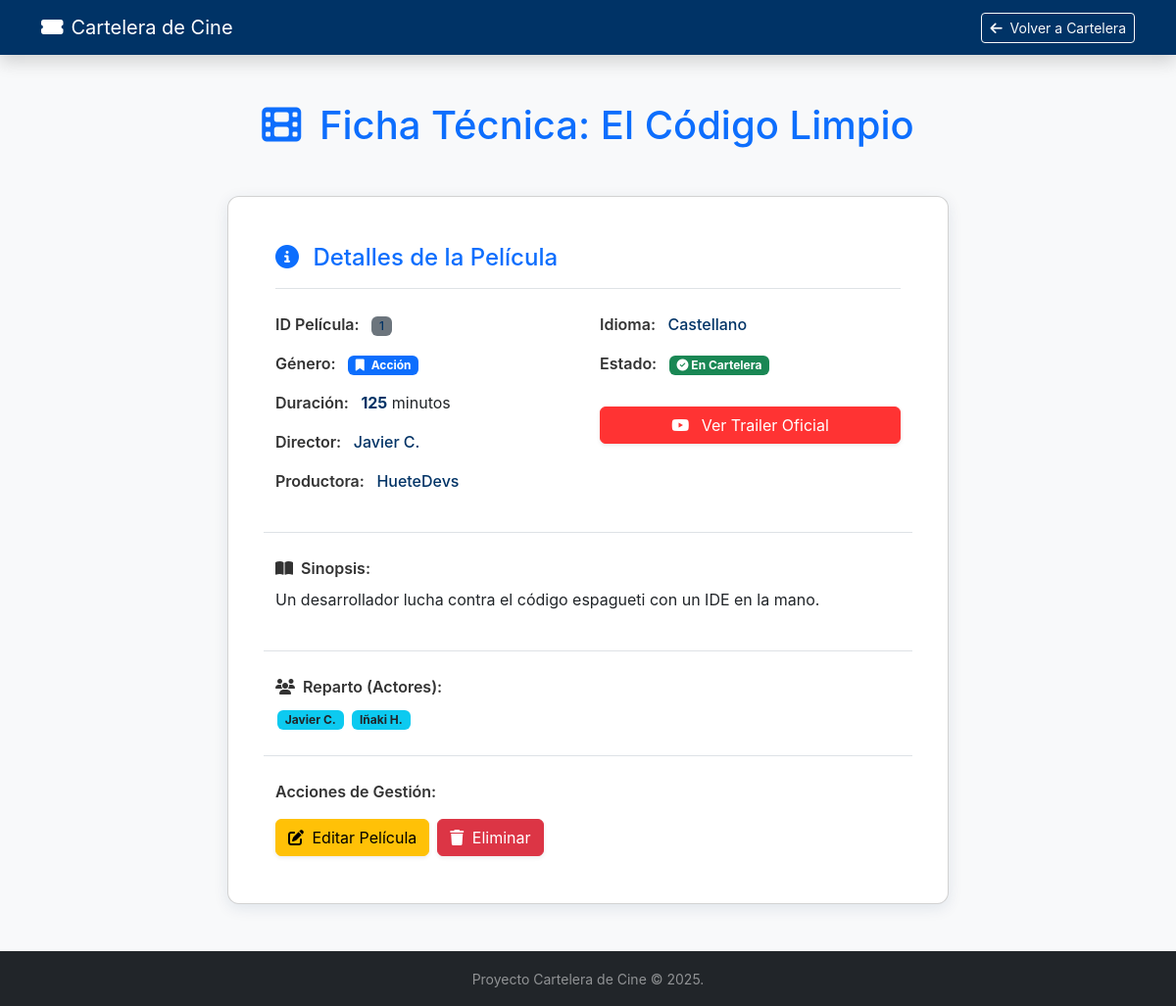
The page /peliculas/1 on the database its author committed.
### app/models/pelicula.py (models this page shows, shortened)
class PeliculaORM(Base):
    __tablename__ = "peliculas"
    id: Mapped[int] = mapped_column(primary_key=True, autoincrement=True)
    titulo: Mapped[str] = mapped_column(String(255), nullable=False)
    genero_id: Mapped[int] = mapped_column(ForeignKey("generos.id"), nullable=False)
    duracion: Mapped[int] = mapped_column(Integer, nullable=False) # int, no float
    disponible: Mapped[bool] = mapped_column(Boolean, default=True, nullable=False)
    director: Mapped[str | None] = mapped_column(String(100), nullable=True)
    descripcion: Mapped[str | None] = mapped_column(String(1000), nullable=True)
    trailer: Mapped[str | None] = mapped_column(String(255), nullable=True)
    productora: Mapped[str | None] = mapped_column(String(100), nullable=True)
    idioma: Mapped[str | None] = mapped_column(String(50), nullable=True)
    vose: Mapped[bool | None] = mapped_column(Boolean, nullable=True)
    actores: Mapped[list[str] | None] = mapped_column(JSON, nullable=True)
    genero: Mapped["GeneroORM"] = relationship(back_populates="peliculas")

### app/models/genero.py (models this page shows, shortened)
class GeneroORM(Base):
    __tablename__ = "generos"
    id: Mapped[int] = mapped_column(primary_key=True, autoincrement=True)
    nombre: Mapped[str] = mapped_column(String(100), nullable=False, unique=True)
    descripcion: Mapped[str | None] = mapped_column(String(500), nullable=True)
    peliculas: Mapped[List["PeliculaORM"]] = relationship(
        back_populates="genero",
        cascade="all, delete-orphan" # Opcional: si borro un género, borra sus películas
    )

### app/routers/pelicula_router.py (the view)
@router.get("/{pelicula_id}", tags=["Web UI"])
def view_pelicula_detalle(pelicula_id: int, request: Request, db: Session = Depends(get_db)):
    pelicula = pelicula_service.get_pelicula_detalle(db, pelicula_id)
    if not pelicula:
        raise HTTPException(status_code=404, detail="Película no encontrada")
    return templates.TemplateResponse(
        "pelicula_detalle.html",
        {"request": request, "pelicula": pelicula}
    )

### templates/pelicula_detalle.html (shortened to what this page needs)
<!DOCTYPE html>
<html lang="es">
<head>
    <link href="https://cdn.jsdelivr.net/npm/bootstrap@5.3.3/dist/css/bootstrap.min.css" rel="stylesheet"
        xintegrity="sha384-QWTKZyjpPEjISv5WaRU9OFeRpok6YctnYmDr5pNlyT2bRjXh0JMhjY6hW+ALEwIH">
    <link rel="stylesheet" href="https://cdnjs.cloudflare.com/ajax/libs/font-awesome/6.5.2/css/all.min.css"
        xintegrity="sha512-SnH5WK+bZxgPHs44uWIX+LLMDJzL3gUq73K2qI90U8v8lC6W9lJvGvE8j+N5i3F3aH8O/2p1x9h6O2A1g==" />
</head>
<body>
    <nav class="navbar navbar-expand-lg navbar-dark shadow sticky-top">
        <div class="container">
            <a class="navbar-brand d-flex align-items-center" href="/"><i class="fas fa-ticket-alt me-2"></i> Cartelera de Cine</a>
            <div class="ms-auto"><a class="btn btn-outline-light btn-sm" href="/"><i class="fas fa-arrow-left me-1"></i> Volver a Cartelera</a></div>
        </div>
    </nav>
    <main class="container my-5">
        <h1 class="text-center mb-5 text-primary-accent">
            <i class="fas fa-film me-2"></i> Ficha Técnica: {{ pelicula.titulo }}
        </h1>
        <div class="row justify-content-center">
            <div class="col-lg-10 col-xl-8">
                <div class="card p-4 p-md-5">
                    <h4 class="border-bottom pb-3 mb-4 text-primary-accent"><i class="fas fa-info-circle me-2"></i> Detalles de la Película</h4>
                    <div class="row g-4">
                        <div class="col-md-6">
                            <p class="mb-3">
                                <span class="detail-label">ID Película:</span>
                                <span class="badge bg-secondary data-value">{{ pelicula.id }}</span>
                            </p>
                            <p class="mb-3">
                                <span class="detail-label">Género:</span>
                                <span class="badge bg-primary">
                                    <i class="fas fa-bookmark me-1"></i> {{ pelicula.genero.nombre if pelicula.genero else 'Sin Género' }}
                                </span>
                            </p>
                            <p class="mb-3">
                                <span class="detail-label">Duración:</span>
                                <span class="data-value fw-bold">{{ pelicula.duracion }}</span> minutos
                            </p>
                            <p class="mb-3">
                                <span class="detail-label">Director:</span>
                                <span class="data-value">{{ pelicula.director if pelicula.director else 'Desconocido' }}</span>
                            </p>
                            <p class="mb-3">
                                <span class="detail-label">Productora:</span>
                                <span class="data-value">{{ pelicula.productora if pelicula.productora else 'N/A' }}</span>
                            </p>
                        </div>
                        <div class="col-md-6">
                            <p class="mb-3">
                                <span class="detail-label">Idioma:</span>
                                <span class="data-value">{{ pelicula.idioma if pelicula.idioma else 'N/A' }}</span>
                            </p>
                            <p class="mb-3">
                                <span class="detail-label">Estado:</span>
                                {% if pelicula.disponible %}
                                    <span class="badge bg-success"><i class="fas fa-check-circle"></i> En Cartelera</span>
                                {% else %}
                                    <span class="badge bg-danger"><i class="fas fa-times-circle"></i> Retirada</span>
                                {% endif %}
                            </p>
                            {% if pelicula.trailer %}
                            <a href="{{ pelicula.trailer }}" target="_blank" class="btn btn-danger trailer-btn mt-3 shadow-sm w-100">
                                <i class="fab fa-youtube me-2"></i> Ver Trailer Oficial
                            </a>
                            {% endif %}
                        </div>
                        <div class="col-12 border-top pt-4">
                            <p class="detail-label mb-2"><i class="fas fa-book-open me-1"></i> Sinopsis:</p>
                            <p>{{ pelicula.descripcion if pelicula.descripcion else 'Descripción no proporcionada.' }}</p>
                        </div>
                        <div class="col-12 border-top pt-4">
                            <p class="detail-label mb-2"><i class="fas fa-users me-1"></i> Reparto (Actores):</p>
                            {% if pelicula.actores and pelicula.actores|length > 0 %}
                                {% for actor in pelicula.actores %}
                                    <span class="badge bg-info text-dark actor-badge">{{ actor }}</span>
                                {% endfor %}
                            {% else %}
                                <p class="text-muted small">No hay información de reparto disponible.</p>
                            {% endif %}
                        </div>
                        <div class="col-12 border-top pt-4 mt-4">
                            <p class="detail-label mb-3">Acciones de Gestión:</p>
                            <div class="d-flex gap-2">
                                <a href="/peliculas/editar/{{ pelicula.id }}" class="btn btn-warning shadow-sm">
                                    <i class="fas fa-edit me-1"></i> Editar Película
                                </a>
                                <button type="button" class="btn btn-danger shadow-sm" data-bs-toggle="modal" data-bs-target="#confirmDeleteModal">
                                    <i class="fas fa-trash me-1"></i> Eliminar
                                </button>
                            </div>
                        </div>
                    </div>
                </div>
            </div>
        </div>
    </main>
    <footer class="bg-dark text-white-50 py-3 mt-5">
        <div class="container text-center"><small>Proyecto Cartelera de Cine &copy; 2025.</small></div>
    </footer>
</body>
</html>

### templates/pelicula_detalle.html (style rules this page uses)
body { background-color: #f8f9fa; font-family: 'Inter', sans-serif; }
.navbar { background-color: #003366 !important; }
.card { border-radius: 12px; box-shadow: 0 4px 15px rgba(0, 51, 102, 0.1); }
.text-primary-accent { color: #0d6efd !important; }
.detail-label { font-weight: 600; color: #333; margin-right: 0.5rem; }
.data-value { color: #003366; font-weight: 500; }
.trailer-btn { background-color: #ff3333; border-color: #ff3333; }
.actor-badge { margin: 2px; }

### rows shown on the page
PeliculaORM: titulo "El Código Limpio", id "1", duracion "125", director "Javier C.", productora "HueteDevs", idioma "Castellano", descripcion "Un desarrollador lucha contra el código espagueti con un IDE en la mano."
GeneroORM: genero "Acción"

### other values the page prints
{{ actor }} "Javier C." "Iñaki H."
